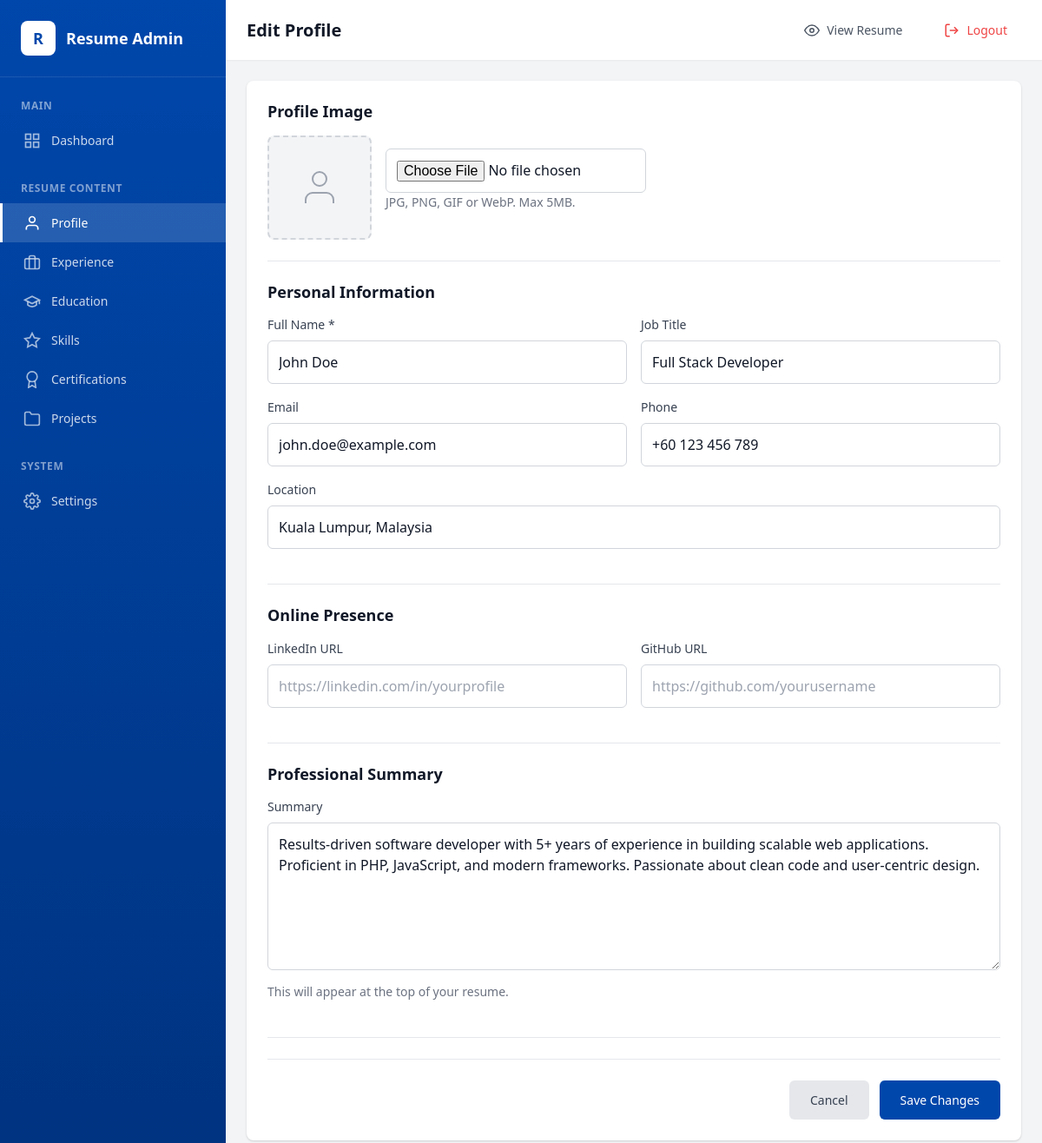
Screenshot of /admin/profile.php (signed in) with the database file from the repository.
### tables this page shows
CREATE TABLE IF NOT EXISTS profile (
    id INT AUTO_INCREMENT PRIMARY KEY,
    full_name VARCHAR(255) NOT NULL,
    job_title VARCHAR(255),
    email VARCHAR(255),
    phone VARCHAR(50),
    location VARCHAR(255),
    linkedin_url VARCHAR(500),
    website_url VARCHAR(500),
    profile_image VARCHAR(500),
    summary TEXT,
    created_at TIMESTAMP DEFAULT CURRENT_TIMESTAMP,
    updated_at TIMESTAMP DEFAULT CURRENT_TIMESTAMP ON UPDATE CURRENT_TIMESTAMP
);

### includes/functions.php (called while the page is built, shortened)
<?php
require_once __DIR__ . '/config.php';
function getProfile() {
    $pdo = getDB();
    $stmt = $pdo->query("SELECT * FROM profile LIMIT 1");
    return $stmt->fetch() ?: [];
}

### includes/config.php (called while the page is built, shortened)
<?php
function e($string) {
    return htmlspecialchars($string ?? '', ENT_QUOTES, 'UTF-8');
}

### admin/profile.php (the view, shortened to what this page needs)
<?php
require_once __DIR__ . '/../includes/config.php';
require_once __DIR__ . '/../includes/functions.php';
$profile = getProfile();
?>
<!DOCTYPE html>
<html lang="en">
<head>
    <link rel="stylesheet" href="<?= CSS_URL ?>/base.css">
    <link rel="stylesheet" href="<?= CSS_URL ?>/dashboard.css">
</head>
<body>
    <div class="dashboard">
        <?php include __DIR__ . '/includes/sidebar.php'; ?>
        <main class="main-content">
            <header class="topbar">
                <div class="topbar-left">
                    <h1 class="page-title">Edit Profile</h1>
                </div>
                <div class="topbar-right">
                    <a href="../resume.php" class="topbar-btn" target="_blank">
                        <svg width="18" height="18" viewBox="0 0 24 24" fill="none" stroke="currentColor" stroke-width="2">
                            <path d="M1 12s4-8 11-8 11 8 11 8-4 8-11 8-11-8-11-8z"></path>
                            <circle cx="12" cy="12" r="3"></circle>
                        </svg>
                        <span>View Resume</span>
                    </a>
                    <a href="logout.php" class="topbar-btn logout-btn">
                        <svg width="18" height="18" viewBox="0 0 24 24" fill="none" stroke="currentColor" stroke-width="2">
                            <path d="M9 21H5a2 2 0 0 1-2-2V5a2 2 0 0 1 2-2h4"></path>
                            <polyline points="16 17 21 12 16 7"></polyline>
                            <line x1="21" y1="12" x2="9" y2="12"></line>
                        </svg>
                        <span>Logout</span>
                    </a>
                </div>
            </header>
            <div class="page-content">
                <form method="POST" enctype="multipart/form-data" class="form-card">
                    <div class="form-section">
                        <h3 class="form-section-title">Profile Image</h3>
                        <div class="image-upload-wrapper">
                            <?php if ($profile && $profile['profile_image']): ?>
                                <img src="<?= IMAGES_URL ?>/<?= e($profile['profile_image']) ?>" alt="Profile" class="profile-image-preview" id="imagePreview">
                            <?php else: ?>
                                <div class="profile-image-placeholder" id="imagePreview">
                                    <svg width="48" height="48" viewBox="0 0 24 24" fill="none" stroke="currentColor" stroke-width="1">
                                        <path d="M20 21v-2a4 4 0 0 0-4-4H8a4 4 0 0 0-4 4v2"></path>
                                        <circle cx="12" cy="7" r="4"></circle>
                                    </svg>
                                </div>
                            <?php endif; ?>
                            <div>
                                <input type="file" name="profile_image" id="profile_image" accept="image/*" class="form-input" style="max-width: 300px;" onchange="previewImage(this)">
                                <p class="image-upload-info">JPG, PNG, GIF or WebP. Max 5MB.</p>
                            </div>
                        </div>
                    </div>
                    <div class="form-section">
                        <h3 class="form-section-title">Personal Information</h3>
                        <div class="form-row">
                            <div class="form-group">
                                <label for="full_name" class="form-label">Full Name *</label>
                                <input type="text" id="full_name" name="full_name" class="form-input" value="<?= e($profile['full_name'] ?? '') ?>" required>
                            </div>
                            <div class="form-group">
                                <label for="job_title" class="form-label">Job Title</label>
                                <input type="text" id="job_title" name="job_title" class="form-input" value="<?= e($profile['job_title'] ?? '') ?>" placeholder="e.g., Full Stack Developer">
                            </div>
                        </div>
                        <div class="form-row">
                            <div class="form-group">
                                <label for="email" class="form-label">Email</label>
                                <input type="email" id="email" name="email" class="form-input" value="<?= e($profile['email'] ?? '') ?>" placeholder="your@email.com">
                            </div>
                            <div class="form-group">
                                <label for="phone" class="form-label">Phone</label>
                                <input type="tel" id="phone" name="phone" class="form-input" value="<?= e($profile['phone'] ?? '') ?>" placeholder="+60 123 456 789">
                            </div>
                        </div>
                        <div class="form-group">
                            <label for="location" class="form-label">Location</label>
                            <input type="text" id="location" name="location" class="form-input" value="<?= e($profile['location'] ?? '') ?>" placeholder="City, Country">
                        </div>
                    </div>
                    <div class="form-section">
                        <h3 class="form-section-title">Online Presence</h3>
                        <div class="form-row">
                            <div class="form-group">
                                <label for="linkedin_url" class="form-label">LinkedIn URL</label>
                                <input type="url" id="linkedin_url" name="linkedin_url" class="form-input" value="<?= e($profile['linkedin_url'] ?? '') ?>" placeholder="https://linkedin.com/in/yourprofile">
                            </div>
                            <div class="form-group">
                                <label for="website_url" class="form-label">GitHub URL</label>
                                <input type="url" id="website_url" name="website_url" class="form-input" value="<?= e($profile['website_url'] ?? '') ?>" placeholder="https://github.com/yourusername">
                            </div>
                        </div>
                    </div>
                    <div class="form-section">
                        <h3 class="form-section-title">Professional Summary</h3>
                        <div class="form-group">
                            <label for="summary" class="form-label">Summary</label>
                            <textarea id="summary" name="summary" class="form-textarea" rows="6" placeholder="Write a brief professional summary..."><?= e($profile['summary'] ?? '') ?></textarea>
                            <p class="form-error" style="color: var(--gray-500); margin-top: var(--space-2);">This will appear at the top of your resume.</p>
                        </div>
                    </div>
                    <div class="form-actions">
                        <a href="index.php" class="btn btn-secondary">Cancel</a>
                        <button type="submit" class="btn btn-primary">Save Changes</button>
                    </div>
                </form>
            </div>
        </main>
    </div>
</body>
</html>

### assets/css/base.css (style rules this page uses)
:root { --primary: #0047AB; --primary-dark: #003380; --primary-light: #1E5DC8; --primary-hover: #0056D2; --white: #FFFFFF; --gray-50: #F9FAFB; --gray-100: #F3F4F6; --gray-200: #E5E7EB; --gray-300: #D1D5DB; --gray-400: #9CA3AF; --gray-500: #6B7280; --gray-600: #4B5563; --gray-700: #374151; --gray-800: #1F2937; --gray-900: #111827; --black: #000000; --success: #10B981; --success-light: #D1FAE5; --warning: #F59E0B; --warning-light: #FEF3C7; --danger: #EF4444; --danger-light: #FEE2E2; --info: #3B82F6; --info-light: #DBEAFE; --font-family: 'Segoe UI', Tahoma, Geneva, Verdana, sans-serif; --font-family-mono: 'Consolas', 'Monaco', monospace; --text-xs: 0.75rem; --text-sm: 0.875rem; --text-base: 1rem; --text-lg: 1.125rem; --text-xl: 1.25rem; --text-2xl: 1.5rem; --text-3xl: 1.875rem; --text-4xl: 2.25rem; --text-5xl: 3rem; --font-light: 300; --font-normal: 400; --font-medium: 500; --font-semibold: 600; --font-bold: 700; --leading-none: 1; --leading-tight: 1.25; --leading-snug: 1.375; --leading-normal: 1.5; --leading-relaxed: 1.625; --leading-loose: 2; --space-1: 0.25rem; --space-2: 0.5rem; --space-3: 0.75rem; --space-4: 1rem; --space-5: 1.25rem; --space-6: 1.5rem; --space-8: 2rem; --space-10: 2.5rem; --space-12: 3rem; --space-16: 4rem; --space-20: 5rem; --rounded-sm: 0.125rem; --rounded: 0.25rem; --rounded-md: 0.375rem; --rounded-lg: 0.5rem; --rounded-xl: 0.75rem; --rounded-2xl: 1rem; --rounded-full: 9999px; --shadow-sm: 0 1px 2px 0 rgba(0, 0, 0, 0.05); --shadow: 0 1px 3px 0 rgba(0, 0, 0, 0.1), 0 1px 2px 0 rgba(0, 0, 0, 0.06); --shadow-md: 0 4px 6px -1px rgba(0, 0, 0, 0.1), 0 2px 4px -1px rgba(0, 0, 0, 0.06); --shadow-lg: 0 10px 15px -3px rgba(0, 0, 0, 0.1), 0 4px 6px -2px rgba(0, 0, 0, 0.05); --shadow-xl: 0 20px 25px -5px rgba(0, 0, 0, 0.1), 0 10px 10px -5px rgba(0, 0, 0, 0.04); --transition-fast: 150ms ease-in-out; --transition-normal: 300ms ease-in-out; --transition-slow: 500ms ease-in-out; --z-dropdown: 1000; --z-sticky: 1020; --z-fixed: 1030; --z-modal-backdrop: 1040; --z-modal: 1050; --z-tooltip: 1060; }
*, *::before, *::after { box-sizing: border-box; margin: 0; padding: 0; }
html { font-size: 16px; scroll-behavior: smooth; -webkit-text-size-adjust: 100%; }
body { font-family: var(--font-family); font-size: var(--text-base); font-weight: var(--font-normal); line-height: var(--leading-normal); color: var(--gray-900); background-color: var(--gray-50); -webkit-font-smoothing: antialiased; -moz-osx-font-smoothing: grayscale; min-height: 100vh; }
a { color: inherit; text-decoration: none; }
img, picture, video, canvas, svg { display: block; max-width: 100%; height: auto; }
input, button, textarea, select { font: inherit; color: inherit; }
button { cursor: pointer; background: none; border: none; }
h1, h2, h3, h4, h5, h6 { font-weight: var(--font-bold); line-height: var(--leading-tight); color: var(--gray-900); margin-bottom: var(--space-4); }
h1 { font-size: var(--text-4xl); }
h3 { font-size: var(--text-2xl); }
p { margin-bottom: var(--space-4); line-height: var(--leading-relaxed); }
.btn { display: inline-flex; align-items: center; justify-content: center; gap: var(--space-2); padding: var(--space-3) var(--space-6); font-size: var(--text-sm); font-weight: var(--font-medium); border-radius: var(--rounded-md); cursor: pointer; transition: all var(--transition-fast); border: none; text-decoration: none; }
.btn-primary { background-color: var(--primary); color: var(--white); }
.btn-secondary { background-color: var(--gray-200); color: var(--gray-700); }
.form-group { margin-bottom: var(--space-4); }
.form-label { display: block; margin-bottom: var(--space-2); font-size: var(--text-sm); font-weight: var(--font-medium); color: var(--gray-700); }
.form-input, .form-select, .form-textarea { width: 100%; padding: var(--space-3); font-size: var(--text-base); border: 1px solid var(--gray-300); border-radius: var(--rounded-md); background-color: var(--white); transition: border-color var(--transition-fast), box-shadow var(--transition-fast); }
.form-input::placeholder, .form-textarea::placeholder { color: var(--gray-400); }
.form-textarea { min-height: 120px; resize: vertical; }
.form-error { color: var(--danger); font-size: var(--text-sm); margin-top: var(--space-1); }

### rows the page displays
profile: full_name "John Doe", job_title "Full Stack Developer", email "john.doe@example.com", phone "+60 123 456 789", location "Kuala Lumpur, Malaysia", summary "Results-driven software developer with 5+ years of experience in building scalable web applications. Proficient in PHP, JavaScript, and modern frameworks. Passionate about clean code and user-centric design."
